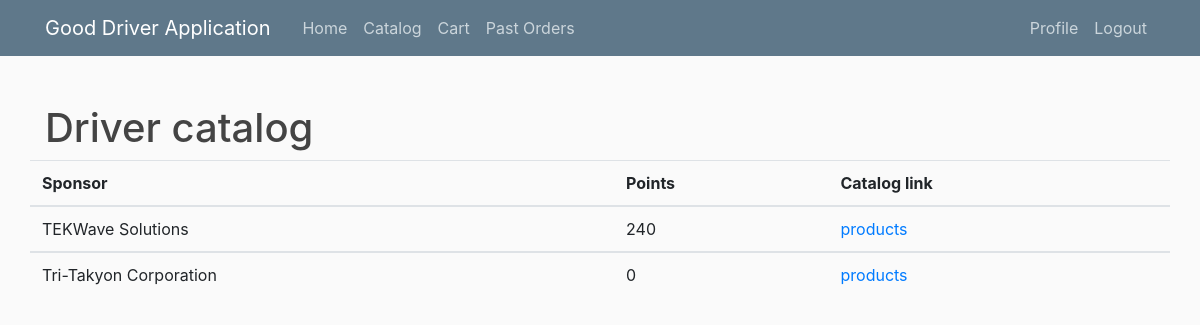
Before: /driver_catlogs/ (signed in) with the older database file.
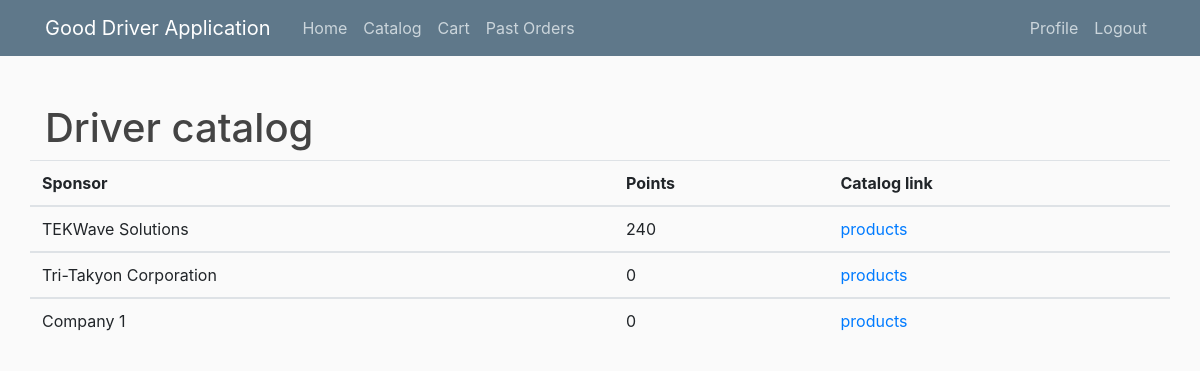
After: the same page with the newer database file.
### users/models.py (models this page shows)
class Sponsorship(models.Model):
	sponsor_company = models.CharField(max_length=30, default = "")
	driver = models.CharField(max_length=30)
	driver_points = models.IntegerField(default=0)
	price_scalar = models.FloatField(default=1)

### portal/views.py (the view)
# urls.py: path('driver_catlogs/',views.driver_catalogs, name='driver-catalogs'),
def driver_catalogs(request):
    user = request.user
    gUser = GenericUser.objects.get(username=user.username)
    userType = gUser.type
    if userType == 'Driver' or userType == 'Sponsor':
        driver = driverGet(user)
        if userType == 'Sponsor':
            sponsor_list = Sponsorship.objects.filter(driver=driver.username,sponsor_company=Sponsor.objects.get(username=user.username).sponsor_company)
        else:
            sponsor_list = Sponsorship.objects.filter(driver=driver.username)
        sponsors = []
        for sponsor in sponsor_list:
            sponsors.append(sponsor)
        data = {
            "sponsors": sponsors
        }
        response = render(request, 'portal/driver_catalogs.html', data)
    else:
        response = redirect('home')
    return response

### portal/views.py (called while the page is built)
def driverGet(user):
    gUser = GenericUser.objects.get(username=user.username)
    if (gUser.type == 'Driver'):
        return Driver.objects.get(username=user.username)
    elif (gUser.type == 'Sponsor'):
        return Driver.objects.get(username=Sponsor.objects.get(username=user.username).driver_vicarious)

### portal/templates/portal/driver_catalogs.html
{% extends "portal/base_driver.html" %}
{% block content %}
<div class="row">
		<div class="col-md-12">
			<h1>Driver catalog</h1>
		</div>
</div>
<div class ="row">
{% if sponsors %}
	<table class="table">
		<tr>
			<th scope="col">Sponsor</th>
			<th scope="col">Points</th>
			<th scope="col">Catalog link</th>
		</tr>
		{% for sponsor in sponsors%}
		<tbody>
			<tr>
				<td>{{ sponsor.sponsor_company }}</td>
				<td>{{ sponsor.driver_points }}</td>
				<td><a href="{% url 'driver-product-home' 8 1 sponsor.sponsor_company %}">products</a></td>
			</tr>
		</tbody>
		{% endfor %}
	</table>
	{% else %}
	<p class="text-secondary">No Sponsors To Display</p>
	{% endif %}
</div>
{% endblock content%}

Changed rows visible on the page:
added Sponsorship: sponsor_company "Company 1", driver_points "0"
